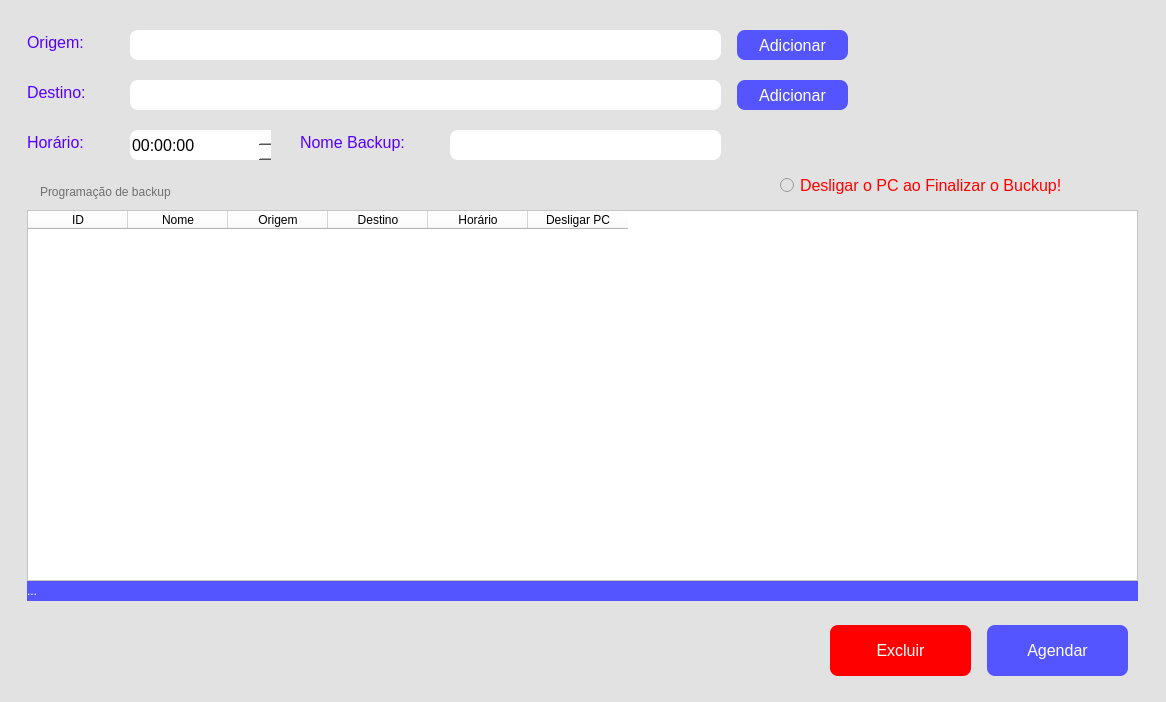
<?xml version="1.0" encoding="UTF-8"?>
<ui version="4.0">
 <class>frm_backup</class>
 <widget class="QWidget" name="frm_backup">
  <property name="geometry">
   <rect>
    <x>0</x>
    <y>0</y>
    <width>1166</width>
    <height>702</height>
   </rect>
  </property>
  <property name="windowTitle">
   <string>Ferramenta de Backup</string>
  </property>
  <property name="windowIcon">
   <iconset>
    <normaloff>icon.png</normaloff>icon.png</iconset>
  </property>
  <property name="styleSheet">
   <string notr="true">background-color: rgb(226, 226, 226);</string>
  </property>
  <widget class="QLabel" name="label">
   <property name="geometry">
    <rect>
     <x>27</x>
     <y>30</y>
     <width>72</width>
     <height>24</height>
    </rect>
   </property>
   <property name="font">
    <font>
     <pointsize>12</pointsize>
    </font>
   </property>
   <property name="styleSheet">
    <string notr="true">color: rgb(85, 0, 255);</string>
   </property>
   <property name="text">
    <string>Origem:</string>
   </property>
  </widget>
  <widget class="QLabel" name="label_2">
   <property name="geometry">
    <rect>
     <x>27</x>
     <y>80</y>
     <width>75</width>
     <height>24</height>
    </rect>
   </property>
   <property name="font">
    <font>
     <pointsize>12</pointsize>
    </font>
   </property>
   <property name="styleSheet">
    <string notr="true">color: rgb(85, 0, 255);</string>
   </property>
   <property name="text">
    <string>Destino:</string>
   </property>
  </widget>
  <widget class="QLineEdit" name="txt_origem">
   <property name="geometry">
    <rect>
     <x>130</x>
     <y>30</y>
     <width>591</width>
     <height>30</height>
    </rect>
   </property>
   <property name="font">
    <font>
     <pointsize>12</pointsize>
    </font>
   </property>
   <property name="styleSheet">
    <string notr="true">border-radius: 8px;
background-color: rgb(255, 255, 255);</string>
   </property>
   <property name="frame">
    <bool>false</bool>
   </property>
  </widget>
  <widget class="QLineEdit" name="txt_destino">
   <property name="geometry">
    <rect>
     <x>130</x>
     <y>80</y>
     <width>591</width>
     <height>30</height>
    </rect>
   </property>
   <property name="font">
    <font>
     <pointsize>12</pointsize>
    </font>
   </property>
   <property name="styleSheet">
    <string notr="true">border-radius: 8px;
background-color: rgb(255, 255, 255);</string>
   </property>
   <property name="frame">
    <bool>false</bool>
   </property>
  </widget>
  <widget class="QPushButton" name="bt_ad_origem">
   <property name="geometry">
    <rect>
     <x>737</x>
     <y>30</y>
     <width>111</width>
     <height>30</height>
    </rect>
   </property>
   <property name="font">
    <font>
     <pointsize>12</pointsize>
    </font>
   </property>
   <property name="styleSheet">
    <string notr="true">  background-color: rgb(85, 85, 255);
  color: rgb(255, 255, 255);
  border-radius: 8px;</string>
   </property>
   <property name="text">
    <string>Adicionar</string>
   </property>
  </widget>
  <widget class="QPushButton" name="bt_ad_destino">
   <property name="geometry">
    <rect>
     <x>737</x>
     <y>80</y>
     <width>111</width>
     <height>30</height>
    </rect>
   </property>
   <property name="font">
    <font>
     <pointsize>12</pointsize>
    </font>
   </property>
   <property name="styleSheet">
    <string notr="true">  background-color: rgb(85, 85, 255);
  color: rgb(255, 255, 255);
  border-radius: 8px;</string>
   </property>
   <property name="text">
    <string>Adicionar</string>
   </property>
  </widget>
  <widget class="QLabel" name="label_3">
   <property name="geometry">
    <rect>
     <x>27</x>
     <y>130</y>
     <width>81</width>
     <height>24</height>
    </rect>
   </property>
   <property name="font">
    <font>
     <pointsize>12</pointsize>
    </font>
   </property>
   <property name="styleSheet">
    <string notr="true">color: rgb(85, 0, 255);</string>
   </property>
   <property name="text">
    <string>Horário:</string>
   </property>
  </widget>
  <widget class="QLabel" name="label_5">
   <property name="geometry">
    <rect>
     <x>40</x>
     <y>180</y>
     <width>221</width>
     <height>24</height>
    </rect>
   </property>
   <property name="font">
    <font>
     <pointsize>9</pointsize>
    </font>
   </property>
   <property name="styleSheet">
    <string notr="true">color: rgb(111, 111, 111);</string>
   </property>
   <property name="text">
    <string>Programação de backup</string>
   </property>
  </widget>
  <widget class="QPushButton" name="bt_salvar">
   <property name="geometry">
    <rect>
     <x>987</x>
     <y>625</y>
     <width>141</width>
     <height>51</height>
    </rect>
   </property>
   <property name="font">
    <font>
     <pointsize>12</pointsize>
    </font>
   </property>
   <property name="styleSheet">
    <string notr="true">  background-color: rgb(85, 85, 255);
  color: rgb(255, 255, 255);
  border-radius: 8px;</string>
   </property>
   <property name="text">
    <string>Agendar</string>
   </property>
  </widget>
  <widget class="QTimeEdit" name="tm_horas">
   <property name="geometry">
    <rect>
     <x>130</x>
     <y>130</y>
     <width>141</width>
     <height>30</height>
    </rect>
   </property>
   <property name="font">
    <font>
     <pointsize>12</pointsize>
    </font>
   </property>
   <property name="styleSheet">
    <string notr="true">border-radius: 8px;
background-color: rgb(255, 255, 255);</string>
   </property>
   <property name="frame">
    <bool>false</bool>
   </property>
  </widget>
  <widget class="QTableWidget" name="tb_agendamento">
   <property name="geometry">
    <rect>
     <x>27</x>
     <y>210</y>
     <width>1111</width>
     <height>371</height>
    </rect>
   </property>
   <property name="styleSheet">
    <string notr="true">background-color: rgb(255, 255, 255);</string>
   </property>
   <column>
    <property name="text">
     <string>ID</string>
    </property>
   </column>
   <column>
    <property name="text">
     <string>Nome</string>
    </property>
   </column>
   <column>
    <property name="text">
     <string>Origem</string>
    </property>
   </column>
   <column>
    <property name="text">
     <string>Destino</string>
    </property>
   </column>
   <column>
    <property name="text">
     <string>Horário</string>
    </property>
   </column>
   <column>
    <property name="text">
     <string>Desligar PC</string>
    </property>
   </column>
  </widget>
  <widget class="QPushButton" name="bt_excluir">
   <property name="geometry">
    <rect>
     <x>830</x>
     <y>625</y>
     <width>141</width>
     <height>51</height>
    </rect>
   </property>
   <property name="font">
    <font>
     <pointsize>12</pointsize>
    </font>
   </property>
   <property name="styleSheet">
    <string notr="true">background-color: rgb(255, 0, 0);
color: rgb(255, 255, 255);
border-radius: 8px;</string>
   </property>
   <property name="text">
    <string>Excluir</string>
   </property>
  </widget>
  <widget class="QRadioButton" name="rd_desligar">
   <property name="geometry">
    <rect>
     <x>780</x>
     <y>170</y>
     <width>361</width>
     <height>30</height>
    </rect>
   </property>
   <property name="font">
    <font>
     <pointsize>12</pointsize>
    </font>
   </property>
   <property name="styleSheet">
    <string notr="true">color: rgb(255, 0, 0);</string>
   </property>
   <property name="text">
    <string>Desligar o PC ao Finalizar o Buckup!</string>
   </property>
  </widget>
  <widget class="QLabel" name="lb_status">
   <property name="geometry">
    <rect>
     <x>27</x>
     <y>581</y>
     <width>1111</width>
     <height>20</height>
    </rect>
   </property>
   <property name="font">
    <font>
     <pointsize>9</pointsize>
    </font>
   </property>
   <property name="styleSheet">
    <string notr="true">color: rgb(255, 255, 255);
background-color: rgb(85, 85, 255);</string>
   </property>
   <property name="text">
    <string>...</string>
   </property>
  </widget>
  <widget class="QLineEdit" name="txt_nome_backup">
   <property name="geometry">
    <rect>
     <x>450</x>
     <y>130</y>
     <width>271</width>
     <height>30</height>
    </rect>
   </property>
   <property name="font">
    <font>
     <pointsize>12</pointsize>
    </font>
   </property>
   <property name="styleSheet">
    <string notr="true">border-radius: 8px;
background-color: rgb(255, 255, 255);</string>
   </property>
   <property name="frame">
    <bool>false</bool>
   </property>
  </widget>
  <widget class="QLabel" name="label_4">
   <property name="geometry">
    <rect>
     <x>300</x>
     <y>130</y>
     <width>141</width>
     <height>24</height>
    </rect>
   </property>
   <property name="font">
    <font>
     <pointsize>12</pointsize>
    </font>
   </property>
   <property name="styleSheet">
    <string notr="true">color: rgb(85, 0, 255);</string>
   </property>
   <property name="text">
    <string>Nome Backup:</string>
   </property>
  </widget>
 </widget>
 <tabstops>
  <tabstop>txt_origem</tabstop>
  <tabstop>bt_ad_origem</tabstop>
  <tabstop>txt_destino</tabstop>
  <tabstop>bt_ad_destino</tabstop>
  <tabstop>tm_horas</tabstop>
  <tabstop>txt_nome_backup</tabstop>
  <tabstop>rd_desligar</tabstop>
  <tabstop>bt_salvar</tabstop>
  <tabstop>bt_excluir</tabstop>
  <tabstop>tb_agendamento</tabstop>
 </tabstops>
 <resources/>
 <connections/>
</ui>
